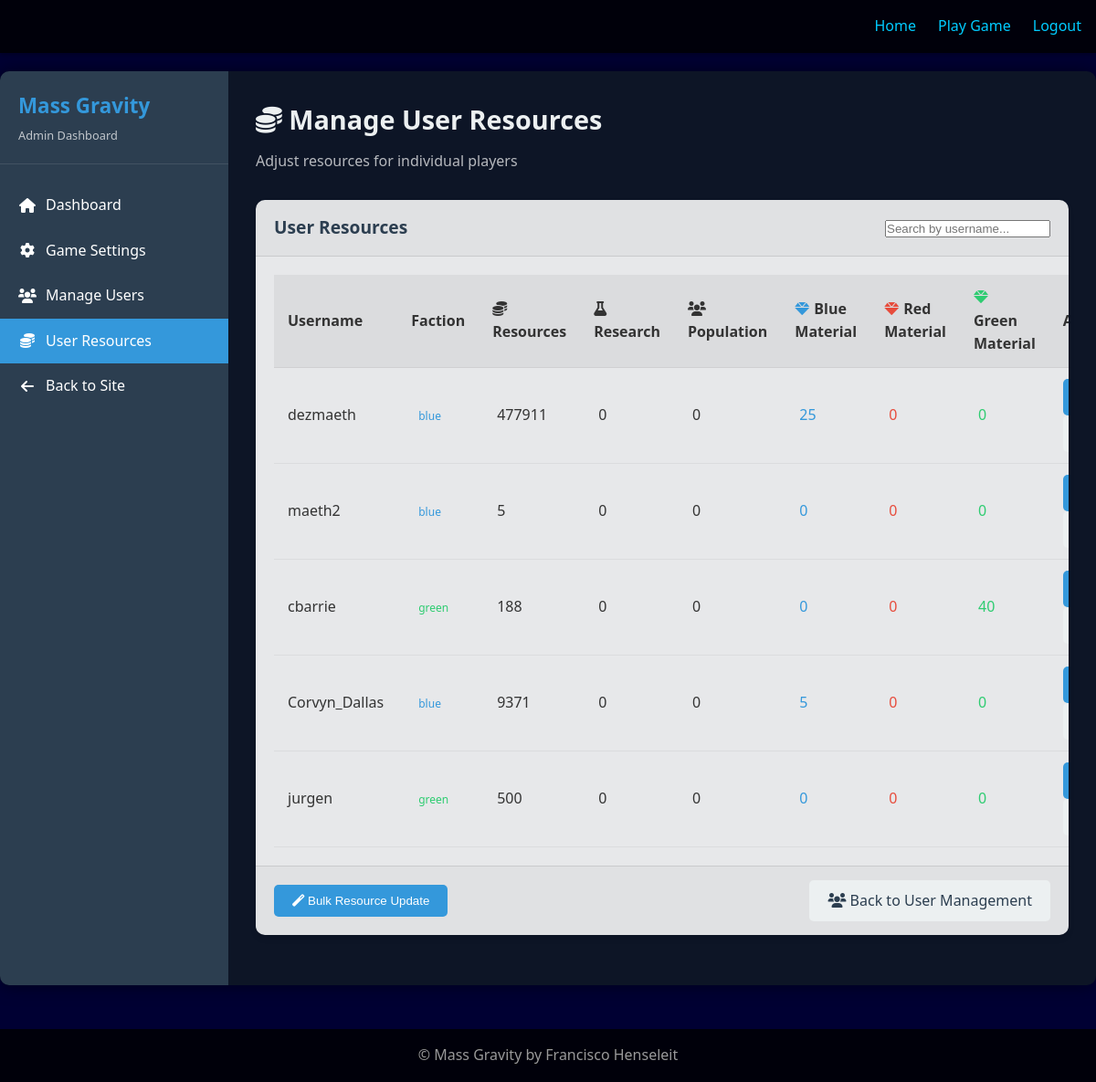
The page /admin/user_resources (signed in) on the database as committed earlier.
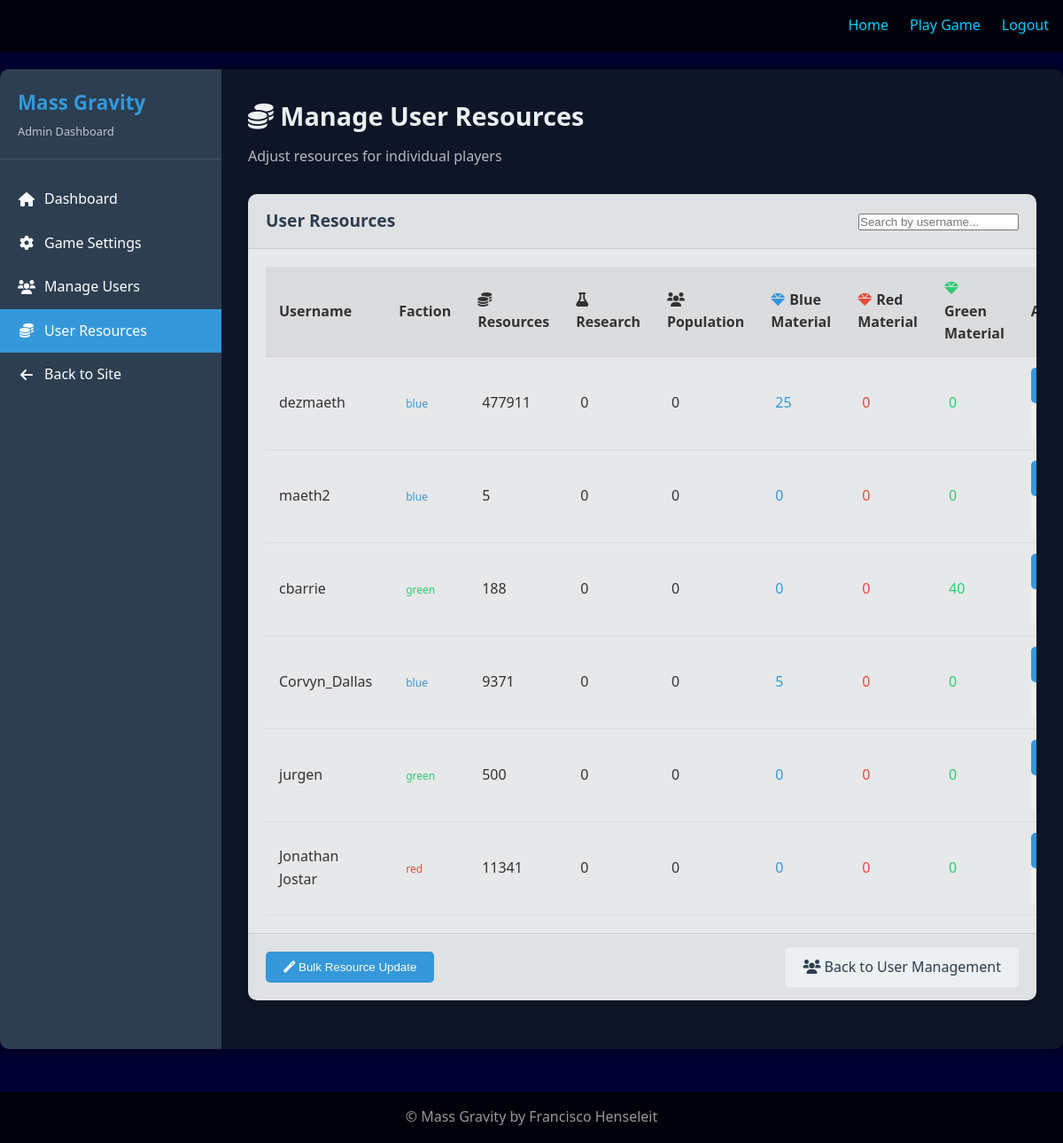
The same page on the database as committed later.
### flask_app/models/user.py (models this page shows, shortened)
class User(UserMixin, db.Model):
    id = db.Column(db.Integer, primary_key=True)
    username = db.Column(db.String(64), unique=True, index=True)
    email = db.Column(db.String(120), unique=True, index=True)
    password_hash = db.Column(db.String(128))
    faction = db.Column(db.String(10), nullable=False)
    game_data = db.Column(db.Text, default="{}")

### flask_app/routes/admin.py (the view)
@admin.route('/user_resources', methods=['GET'])
@login_required
@admin_required
def user_resources():
    users = User.query.all()
    user_data = []
    for user in users:
        try:
            game_data = json.loads(user.game_data) if user.game_data else {}
            resources = game_data.get('resources', 0)
            research_points = game_data.get('research_points', 0)
            population = game_data.get('population', 0)
            blue_material = game_data.get('materials', {}).get('blue', 0)
            red_material = game_data.get('materials', {}).get('red', 0)
            green_material = game_data.get('materials', {}).get('green', 0)
            user_entry = {
                'id': user.id,
                'username': user.username,
                'faction': user.faction,
                'resources': resources,
                'research_points': research_points,
                'population': population,
                'blue_material': blue_material,
                'red_material': red_material,
                'green_material': green_material
            }
            user_data.append(user_entry)
        except (json.JSONDecodeError, KeyError):
            user_data.append({
                'id': user.id,
                'username': user.username,
                'faction': user.faction,
                'resources': 0,
                'research_points': 0,
                'population': 0,
                'blue_material': 0,
                'red_material': 0,
                'green_material': 0
            })
    return render_template('admin/user_resources.html', users=user_data)

### flask_app/models/user.py (called while the page is built)
@login_manager.user_loader
def load_user(user_id):
    return User.query.get(int(user_id))

### flask_app/routes/admin.py (called while the page is built)
def admin_required(f):
    @functools.wraps(f)
    def decorated_function(*args, **kwargs):
        if not current_user.is_authenticated or current_user.id != 1:
            flash('Admin access required')
            return redirect(url_for('main.index'))
        return f(*args, **kwargs)
    return decorated_function

### flask_app/templates/admin/user_resources.html (shortened to what the changed rows need)
{% extends 'base.html' %}
{% block head %}
<link rel="stylesheet" href="{{ url_for('static', filename='css/admin.css') }}">
<link rel="stylesheet" href="https://cdnjs.cloudflare.com/ajax/libs/font-awesome/6.0.0/css/all.min.css">
{% endblock %}
{% block content %}
<div class="admin-container">
    <div class="admin-content">
        <div class="admin-content-header">
            <h2><i class="fas fa-coins"></i> Manage User Resources</h2>
        </div>
        <div class="admin-card">
            <div class="admin-card-body">
                <table class="admin-table" id="resourcesTable">
                    <thead>
                        <tr>
                            <th>Username</th>
                            <th>Faction</th>
                            <th>
                                <i class="fas fa-coins resource-icon"></i>Resources
                            </th>
                            <th>
                                <i class="fas fa-flask resource-icon"></i>Research
                            </th>
                            <th>
                                <i class="fas fa-users resource-icon"></i>Population
                            </th>
                            <th>
                                <i class="fas fa-gem resource-icon faction-blue"></i>Blue Material
                            </th>
                            <th>
                                <i class="fas fa-gem resource-icon faction-red"></i>Red Material
                            </th>
                            <th>
                                <i class="fas fa-gem resource-icon faction-green"></i>Green Material
                            </th>
                            <th>Actions</th>
                        </tr>
                    </thead>
                    <tbody>
                        {% for user in users %}
                        <tr class="user-row" data-user-id="{{ user.id }}">
                            <td>{{ user.username }}</td>
                            <td>
                                <span class="admin-badge faction-{{ user.faction }}">{{ user.faction }}</span>
                            </td>
                            <td class="resource-cell" data-resource="resources">
                                <span class="resource-value">{{ user.resources|int }}</span>
                            </td>
                            <td class="resource-cell" data-resource="research_points">
                                <span class="resource-value">{{ user.research_points|int }}</span>
                            </td>
                            <td class="resource-cell" data-resource="population">
                                <span class="resource-value">{{ user.population|int }}</span>
                            </td>
                            <td class="resource-cell" data-resource="blue_material">
                                <span class="resource-value faction-blue">{{ user.blue_material|int }}</span>
                            </td>
                            <td class="resource-cell" data-resource="red_material">
                                <span class="resource-value faction-red">{{ user.red_material|int }}</span>
                            </td>
                            <td class="resource-cell" data-resource="green_material">
                                <span class="resource-value faction-green">{{ user.green_material|int }}</span>
                            </td>
                            <td>
                                <button class="admin-btn admin-btn-sm admin-btn-primary save-row-btn" disabled>
                                </button>
                                <button class="admin-btn admin-btn-sm admin-btn-secondary reset-row-btn" disabled>
                                </button>
                            </td>
                        </tr>
                        {% endfor %}
                    </tbody>
                </table>
            </div>
        </div>
    </div>
</div>
{% endblock %}

Rows that differ between the two databases and show on the page:
added User: username "Jonathan Jostar", faction "red", resources "11341", research_points "0", population "0", blue_material "0", red_material "0", green_material "0"
